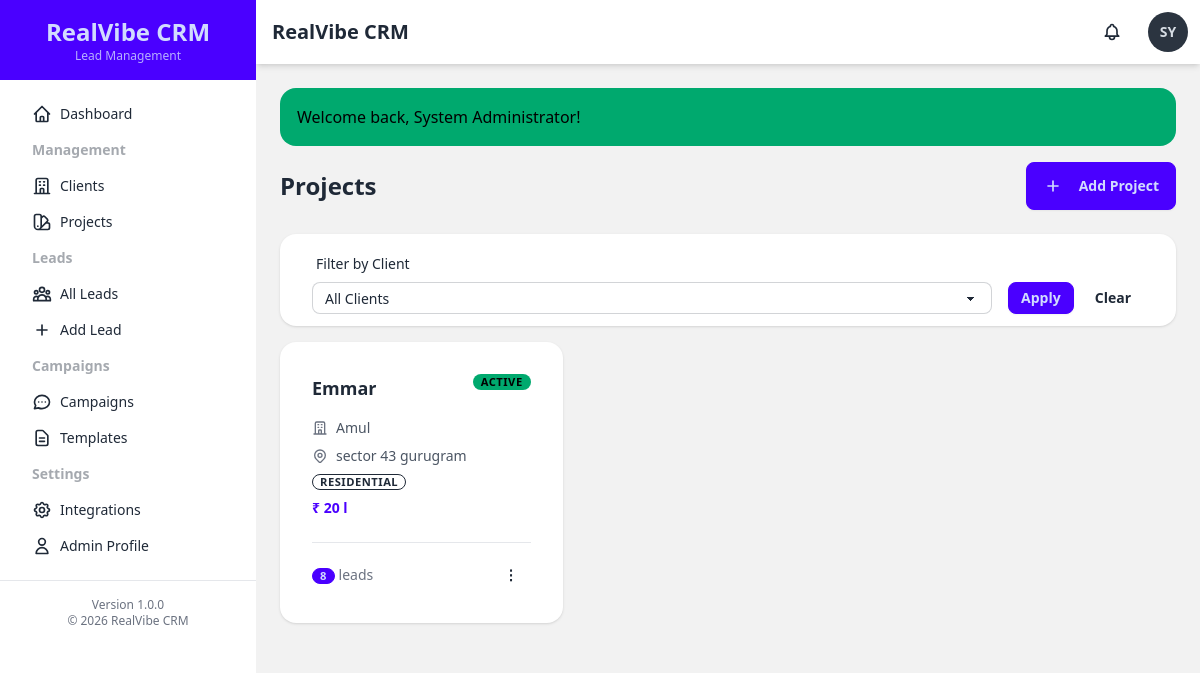
Screenshot of /projects (signed in) with the database file from the repository.
### tables this page shows
CREATE TABLE `users` (
  `id` int(11) NOT NULL AUTO_INCREMENT,
  `username` varchar(50) NOT NULL,
  `email` varchar(100) NOT NULL,
  `password` varchar(255) NOT NULL,
  `full_name` varchar(100) NOT NULL,
  `role` enum('admin','manager','agent') NOT NULL DEFAULT 'agent',
  `is_active` tinyint(1) NOT NULL DEFAULT 1,
  `created_at` timestamp NOT NULL DEFAULT current_timestamp(),
  `updated_at` timestamp NOT NULL DEFAULT current_timestamp() ON UPDATE current_timestamp(),
  PRIMARY KEY (`id`),
  UNIQUE KEY `username` (`username`),
  UNIQUE KEY `email` (`email`),
  KEY `idx_role` (`role`),
  KEY `idx_is_active` (`is_active`)
);

CREATE TABLE `projects` (
  `id` int(11) NOT NULL AUTO_INCREMENT,
  `client_id` int(11) NOT NULL,
  `project_name` varchar(150) NOT NULL,
  `project_type` varchar(50) DEFAULT NULL,
  `location` varchar(200) DEFAULT NULL,
  `description` text DEFAULT NULL,
  `welcome_message` text DEFAULT NULL,
  `whatsapp_provider` varchar(50) DEFAULT 'default' COMMENT 'WhatsApp provider: default, aisensy, whatsapp_api, twilio',
  `aisensy_campaign_name` varchar(100) DEFAULT NULL COMMENT 'AiSensy campaign name (required when provider is aisensy)',
  `price_range` varchar(100) DEFAULT NULL,
  `brochure_url` varchar(255) DEFAULT NULL,
  `is_active` tinyint(1) NOT NULL DEFAULT 1,
  `created_at` timestamp NOT NULL DEFAULT current_timestamp(),
  `updated_at` timestamp NOT NULL DEFAULT current_timestamp() ON UPDATE current_timestamp(),
  PRIMARY KEY (`id`),
  KEY `idx_client_id` (`client_id`),
  KEY `idx_is_active` (`is_active`),
  CONSTRAINT `fk_projects_client_id` FOREIGN KEY (`client_id`) REFERENCES `clients` (`id`) ON DELETE CASCADE
);

CREATE TABLE `clients` (
  `id` int(11) NOT NULL AUTO_INCREMENT,
  `name` varchar(100) NOT NULL,
  `email` varchar(100) DEFAULT NULL,
  `phone` varchar(20) DEFAULT NULL,
  `company_name` varchar(150) DEFAULT NULL,
  `address` text DEFAULT NULL,
  `notes` text DEFAULT NULL,
  `created_by` int(11) NOT NULL,
  `created_at` timestamp NOT NULL DEFAULT current_timestamp(),
  `updated_at` timestamp NOT NULL DEFAULT current_timestamp() ON UPDATE current_timestamp(),
  PRIMARY KEY (`id`),
  KEY `idx_created_by` (`created_by`),
  KEY `idx_email` (`email`),
  CONSTRAINT `fk_clients_created_by` FOREIGN KEY (`created_by`) REFERENCES `users` (`id`)
);

### controllers/ProjectController.php (called while the page is built, shortened)
<?php
require_once __DIR__ . '/../models/Project.php';
class ProjectController {
    private $projectModel;
    private $clientModel;
    public function __construct() {
        $this->projectModel = new Project();
        $this->clientModel = new Client();
    }
    public function list() {
        $filters = [];
        $page = isset($_GET['page']) ? (int)$_GET['page'] : 1;
        $perPage = ITEMS_PER_PAGE;
        $offset = ($page - 1) * $perPage;
        $projects = $this->projectModel->getAll($filters, $perPage, $offset);
        $clients = $this->clientModel->getAll();
        include BASE_PATH . 'views/projects/list.php';
    }
}

### includes/helpers.php (called while the page is built, shortened)
<?php
function asset($path) {
    return BASE_URL . '/assets/' . ltrim($path, '/');
}
function url($path = '') {
    return BASE_URL . '/' . ltrim($path, '/');
}
function e($string) {
    return htmlspecialchars($string ?? '', ENT_QUOTES, 'UTF-8');
}

### includes/functions.php (called while the page is built, shortened)
<?php
function getCurrentUser() {
    $db = getDatabaseConnection();
    $stmt = $db->prepare("SELECT id, username, email, full_name, role FROM users WHERE id = ? AND is_active = 1");
    $stmt->execute([$_SESSION['user_id']]);
    return $stmt->fetch();
}
function getFlashMessage() {
    if (isset($_SESSION['flash_message'])) {
        $flash = $_SESSION['flash_message'];
        return $flash;
    }
    return null;
}

### config/database.php (called while the page is built, shortened)
<?php
class Database {
    private static $instance = null;
    private $connection;
    private function isProduction() {
        return false;
    }
    private function getCredentials() {
        if ($this->isProduction()) {
            return [
                'host' => 'localhost',
                'dbname' => 'u650869678_crm',
                'username' => 'u650869678_crm',
                'password' => 'Amul@123#',
                'charset' => 'utf8mb4'
            ];
        } else {
            return [
                'host' => 'localhost',
                'dbname' => 'realvibe',
                'username' => 'root',
                'password' => '',
                'charset' => 'utf8mb4'
            ];
        }
    }
    private function __construct() {
        $creds = $this->getCredentials();
        $dsn = "mysql:host={$creds['host']};dbname={$creds['dbname']};charset={$creds['charset']}";
        $options = [
            PDO::ATTR_ERRMODE            => PDO::ERRMODE_EXCEPTION,
            PDO::ATTR_DEFAULT_FETCH_MODE => PDO::FETCH_ASSOC,
            PDO::ATTR_EMULATE_PREPARES   => false,
            PDO::MYSQL_ATTR_INIT_COMMAND => "SET NAMES {$creds['charset']}"
        ];
        try {
            $this->connection = new PDO($dsn, $creds['username'], $creds['password'], $options);
        } catch (PDOException $e) {
            error_log("Database Connection Error: " . $e->getMessage());
            die("Database connection failed. Please check your configuration.");
        }
    }
    public static function getInstance() {
        if (self::$instance === null) {
            self::$instance = new self();
        }
        return self::$instance;
    }
    public function getConnection() {
        return $this->connection;
    }
}
function getDatabaseConnection() {
    return Database::getInstance()->getConnection();
}

### models/Project.php (called while the page is built, shortened)
<?php
class Project {
    private $db;
    public function __construct() {
        $this->db = getDatabaseConnection();
    }
    public function getAll($filters = [], $limit = null, $offset = 0) {
        $sql = "
            SELECT p.*, c.name as client_name,
                   (SELECT COUNT(*) FROM leads WHERE project_id = p.id) as leads_count
            FROM projects p
            LEFT JOIN clients c ON p.client_id = c.id
            WHERE 1=1
        ";
        $params = [];
        $sql .= " ORDER BY p.created_at DESC";
        if ($limit) {
            $sql .= " LIMIT ? OFFSET ?";
            $params[] = $limit;
            $params[] = $offset;
        }
        $stmt = $this->db->prepare($sql);
        $stmt->execute($params);
        return $stmt->fetchAll();
    }
}

### views/projects/list.php (the view, shortened to what this page needs)
<?php
include BASE_PATH . 'views/layouts/header.php';
?>
<div class="flex justify-between items-center mb-6">
    <h2 class="text-2xl font-bold">Projects</h2>
    <a href="<?= url('projects/create') ?>" class="btn btn-primary">
        <svg xmlns="http://www.w3.org/2000/svg" class="h-5 w-5 mr-2" fill="none" viewBox="0 0 24 24" stroke="currentColor">
            <path stroke-linecap="round" stroke-linejoin="round" stroke-width="2" d="M12 6v6m0 0v6m0-6h6m-6 0H6" />
        </svg>
        Add Project
    </a>
</div>
<?php if (!empty($clients)): ?>
<div class="card bg-base-100 shadow mb-4">
    <div class="card-body py-3">
        <form method="GET" action="<?= url('projects') ?>" class="flex gap-4 items-end">
            <div class="form-control flex-1">
                <label class="label"><span class="label-text">Filter by Client</span></label>
                <select name="client_id" class="select select-bordered select-sm">
                    <option value="">All Clients</option>
                </select>
            </div>
            <div class="flex gap-2">
                <button type="submit" class="btn btn-primary btn-sm">Apply</button>
                <a href="<?= url('projects') ?>" class="btn btn-ghost btn-sm">Clear</a>
            </div>
        </form>
    </div>
</div>
<?php endif; ?>
<div class="grid grid-cols-1 md:grid-cols-2 lg:grid-cols-3 gap-6">
    <?php if (empty($projects)): ?>
        <div class="col-span-full">
            <div class="card bg-base-100 shadow">
                <div class="card-body">
                    <div class="empty-state">
                        <div class="empty-state-icon">🏗️</div>
                        <p>No projects found</p>
                        <a href="<?= url('projects/create') ?>" class="btn btn-primary btn-sm mt-4">Add Your First Project</a>
                    </div>
                </div>
            </div>
        </div>
    <?php else: ?>
        <?php foreach ($projects as $project): ?>
            <div class="card bg-base-100 shadow hover:shadow-xl transition-shadow">
                <div class="card-body">
                    <div class="flex justify-between items-start mb-2">
                        <h3 class="card-title text-lg"><?= e($project['project_name']) ?></h3>
                        <?php if ($project['is_active']): ?>
                            <span class="badge badge-success badge-sm">Active</span>
                        <?php else: ?>
                            <span class="badge badge-ghost badge-sm">Inactive</span>
                        <?php endif; ?>
                    </div>
                    <div class="space-y-2 text-sm">
                        <div class="flex items-center gap-2">
                            <span class="text-gray-600"><?= e($project['client_name']) ?></span>
                        </div>
                        <?php if ($project['location']): ?>
                        <div class="flex items-center gap-2">
                            <span class="text-gray-600"><?= e($project['location']) ?></span>
                        </div>
                        <?php endif; ?>
                        <?php if ($project['project_type']): ?>
                        <div class="flex items-center gap-2">
                            <span class="badge badge-outline badge-sm"><?= e($project['project_type']) ?></span>
                        </div>
                        <?php endif; ?>
                        <?php if ($project['price_range']): ?>
                        <div class="font-semibold text-primary">
                            ₹ <?= e($project['price_range']) ?>
                        </div>
                        <?php endif; ?>
                    </div>
                    <div class="flex items-center justify-between mt-4 pt-4 border-t">
                        <div class="text-sm text-gray-500">
                            <span class="badge badge-primary badge-sm"><?= $project['leads_count'] ?></span> leads
                        </div>
                        <div class="dropdown dropdown-end">
                            <label tabindex="0" class="btn btn-ghost btn-sm">⋮</label>
                        </div>
                    </div>
                </div>
            </div>
        <?php endforeach; ?>
    <?php endif; ?>
</div>
<?php include BASE_PATH . 'views/layouts/footer.php'; ?>

### views/layouts/header.php (shortened to what this page needs)
<?php requireLogin(); $user = getCurrentUser(); ?>
<!DOCTYPE html>
<html lang="en" data-theme="light">
<head>
    <link href="https://cdn.jsdelivr.net/npm/daisyui@latest/dist/full.css" rel="stylesheet" type="text/css" />
    <script src="https://cdn.tailwindcss.com"></script>
    <link rel="stylesheet" href="<?= asset('css/custom.css') ?>">
</head>
<body class="bg-base-200">
    <div class="drawer lg:drawer-open">
        <div class="drawer-content flex flex-col">
            <div class="navbar bg-base-100 shadow-md">
                <div class="flex-1">
                    <h1 class="text-xl font-bold ml-2"><?= APP_NAME ?></h1>
                </div>
                <div class="flex-none gap-2">
                    <div class="dropdown dropdown-end">
                        <label tabindex="0" id="notificationBell" class="btn btn-ghost btn-circle">
                            <div class="indicator">
                            </div>
                        </label>
                    </div>
                    <div class="dropdown dropdown-end">
                        <label tabindex="0" class="btn btn-ghost btn-circle avatar placeholder">
                            <div class="bg-neutral text-neutral-content rounded-full w-10">
                                <span><?= strtoupper(substr($user['full_name'], 0, 2)) ?></span>
                            </div>
                        </label>
                    </div>
                </div>
            </div>
            <div class="p-4 lg:p-6">
                <?php $flash = getFlashMessage(); if ($flash): ?>
                    <div class="alert alert-<?= $flash['type'] === 'error' ? 'error' : $flash['type'] ?> mb-4 flash-message">
                        <span><?= e($flash['message']) ?></span>
                    </div>
                <?php endif; ?>

### assets/css/custom.css (style rules this page uses)
.badge { font-weight: 600; text-transform: uppercase; font-size: 0.7rem; letter-spacing: 0.5px; }

### rows the page displays
users: full_name "SY"
projects: project_name "Emmar", is_active "ACTIVE", client.name "Amul", location "sector 43 gurugram", project_type "RESIDENTIAL", price_range "20 l", leads_count "8"

### other values shown
APP_NAME "RealVibe CRM"
$flash['message'] "Welcome back, System Administrator!"
APP_VERSION "1.0.0"
